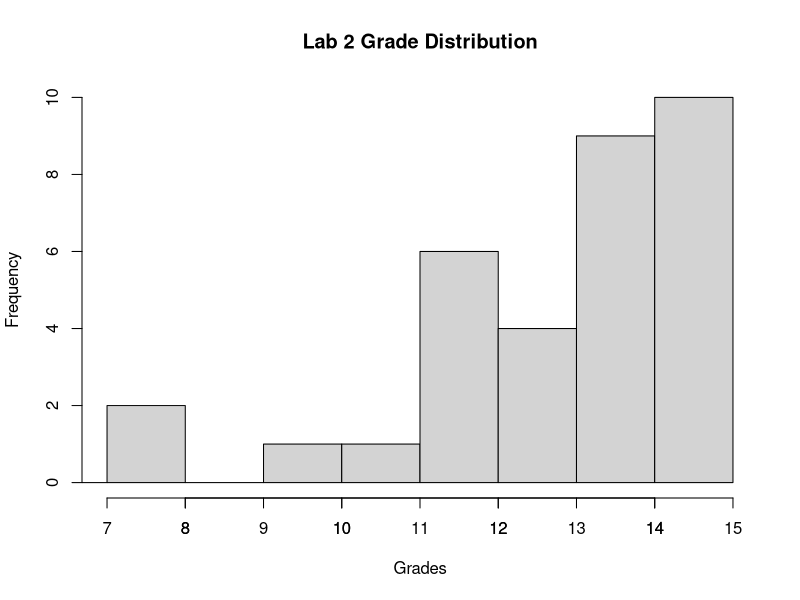

Here is the R script that generated this plot:
library(tidyverse)

grades_lab2 <- c(7.75, 14.5, 11.5, 12, 9.5, 14.25, 12.25, 13.25, 14.5, 13.75, 12.5, 13.25, 13.5, 11.25, 13.5, 10.75, 14.5, 13.75, 13.5, 11.75, 14.25, 13, 7.75, 13.5,
                 14.75, 13.5, 12.75, 11.5, 12, 14.25, 14.75, 14.5, 14.25)

hist(grades_lab2, breaks = 0:15, 
     main = "Lab 2 Grade Distribution",
     xlab = "Grades",
     xlim=c(7, 15))
axis(side=1, at= 7:15)
